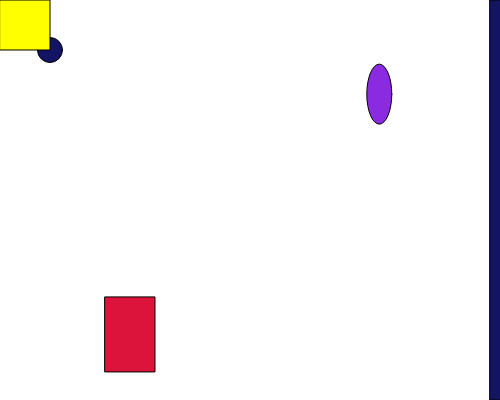
Frame 1 (no input)
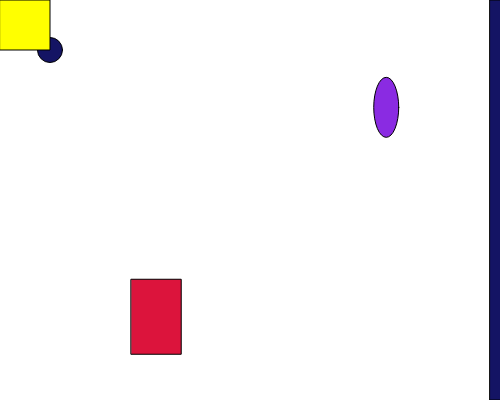
Frame 60 (no input)
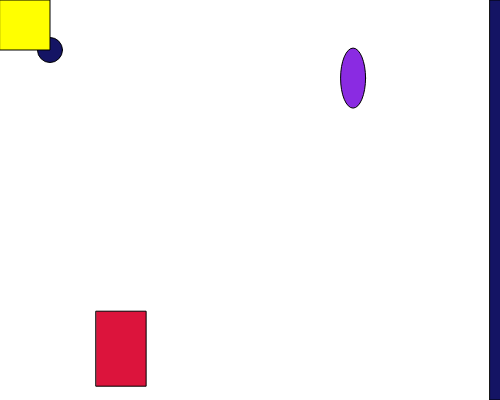
Frame 120 (the mouse pressed at the canvas centre since frame 60)

The p5.js sketch that drew these frames (run headless with seeded random() and noise() and a simulated clock; from frame 60 on, the mouse is pressed at the canvas centre):

// p5.js sketch
// ── sketch.js
var x = 50;
var y = 50;
var diameter = 25;
var mousex = 0
var mousey = 0
var speed = 10
var ellipsex = 375
var ellipsey = 100
var rectx = 100
var recty = 300


function setup() {
  createCanvas(500,400);
}

function draw() {
  background(500);
  fill(20,20,100)
  rect(490,0,30,400)
  fill(138,43,226)
  ellipsex += random(-speed,speed);
  ellipsey += random(-speed,speed);
  ellipse(ellipsex,ellipsey,25,60)
  if(ellipsex >= 500)
    {
      ellipsex = 0
    }
  if(ellipsey >= 400)
    {
      ellipsey = 0
    }
  if(ellipsex <= 0)
    {
      ellipsex = 500
    }
  if(ellipsey <= 0)
    {
      ellipsey = 400
    }
  rectx += random(-speed,speed);
  recty += random(-speed,speed);
  fill(220,20,60)
  rect(rectx,recty,50,75)
  if(rectx >= 500)
    {
      rectx = 0
    }
  if(recty >= 400)
    {
      recty = 0
    }
  if(rectx <= 0)
    {
      rectx = 500
    }
  if(recty <= 0)
    {
      recty = 400
    }
  
  fill(20,20,100)
  circle(x,y,diameter)
   if (x >= 600) {
    x = 50;
  }
  if (keyIsDown(83)) {
    y += 5;
  } else if (keyIsDown(87)) {
    y -= 5;
  }

  if (y >= 400) {
    y = 50;
  }
  if (x >= 600) {
    x = 50;
  }
  if (keyIsDown(68)) {
    x += 5;
  } else if (keyIsDown(65)) {
    x -= 5;
  }

  if (y >= 400) {
    y = 50;
    
  }
  
  
  if (x >= 500){
     fill(0);
        stroke(5);
        textSize(26);
        text("You Win!", width/2-50, height/2-50);
  }
fill(255,255,0)
  square(mousex,mousey, 50)
}
function mouseClicked()
{
  mousex = mouseX;
  mousey = mouseY;
}
 
